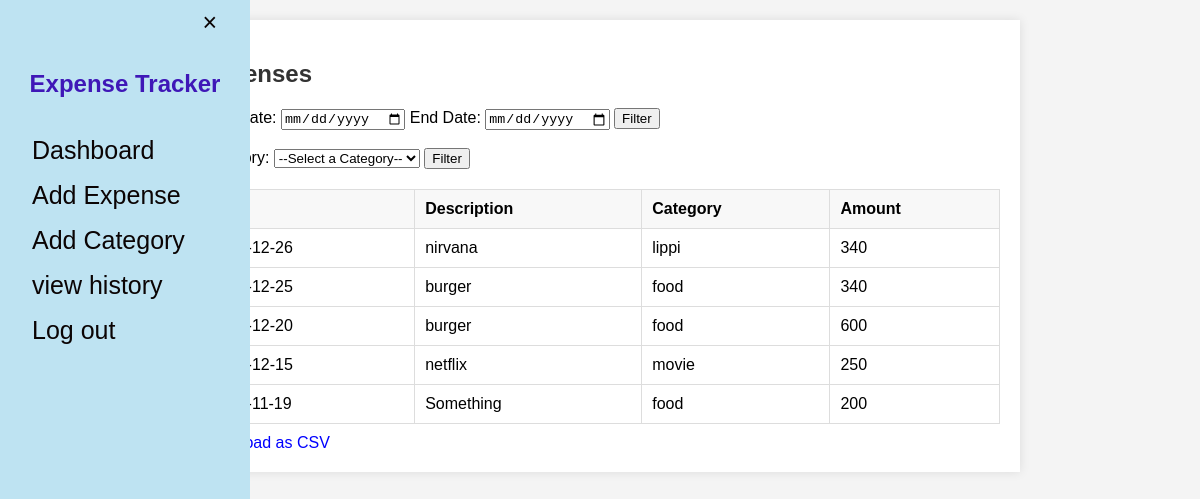
Page /pages/history.php?month=November (signed in) on the committed database.
### tables this page shows
CREATE TABLE `expense` (
  `id` int NOT NULL,
  `category` varchar(50) DEFAULT NULL,
  `tyme` varchar(50) DEFAULT NULL,
  `amount` varchar(50) DEFAULT NULL,
  `description` varchar(255) DEFAULT NULL,
  `person_id` int DEFAULT NULL,
  `location` varchar(100) NOT NULL,
  `pay_method` varchar(100) NOT NULL
);

### pages/history.php (the view, shortened to what this page needs)
<?php
require "../backend/db.php";
$query = "SELECT * FROM expense WHERE  person_id='$_SESSION[id]'  ORDER BY tyme DESC ";
$result = $conn->query($query);
$expenses = [];
while($row = $result->fetch_assoc()) {
    $expenses[] = $row;
}
?>
<!DOCTYPE html>
<html lang="en">
<head>
    <link rel="stylesheet" href="../css/main.css">
</head>
<body>
    <?php include "../pages/menu.php" ?>
    <div class="dashboard">
    <div class="expense-list">
        <h2>Expenses</h2>
        <form action="#" method="POST">
            <label for="start-date">Start Date: </label>
            <input type="date" name="startdate" id="start-date">
            <label for="end-date">End Date: </label>
            <input type="date" name="enddate" id="end-date">
            <input type="submit" value="Filter">
        </form>
        <br>
        <form action="#" method="POST">
        <label for="category">Category:</label>
       <select id="Category" name="category" required>
           <option value="">--Select a Category--</option>
        </select>
            <input type="submit" value="Filter">
        </form>
        <table>
            <thead>
                <tr>
                    <th>Date</th>
                    <th>Description</th>
                    <th>Category</th>
                    <th>Amount</th>
                </tr>
            </thead>
            <tbody>
                <?php
                if ($_SERVER['REQUEST_METHOD'] === 'POST') {
                    if (isset($_POST['category']) && $_POST['category'] !== 'All') {
                        $filteredExpenses = array_filter($expenses, function($expense) {
                            return strtolower($expense['category']) === strtolower($_POST['category']);
                        });
                    }
                    elseif(isset($_POST['startdate']) && isset($_POST['enddate'])) {
                        $filteredExpenses = array_filter($expenses, function($expense) {
                            $startDate = date_create($_POST['startdate']);
                            $endDate = date_create($_POST['enddate']);
                            $expenseDate = date_create($expense['tyme']);
                            return ($expenseDate >= $startDate && $expenseDate <= $endDate);
                        });
                    }else{
                        $filteredExpenses = $expenses;
                    }
                } else {
                    $filteredExpenses = $expenses;
                }
                foreach($filteredExpenses as $expense): ?>
                    <tr>
                        <td><?php echo htmlspecialchars($expense['tyme']); ?></td>
                        <td><?php echo htmlspecialchars($expense['description']); ?></td>
                        <td><?php echo htmlspecialchars($expense['category']); ?></td>
                        <td><?php echo htmlspecialchars($expense['amount']); ?></td>
                    </tr>
                <?php endforeach; ?>
            </tbody>
        </table>
        <?php
            $categoryParam = '';
            $dateParams = '';
            $queryParams = array_filter([$categoryParam, $dateParams]);
            $queryString = !empty($queryParams) ? '?' . implode('&', $queryParams) : '';
            echo '<a href="../backend/download_expenses.php' . $queryString . '">Download as CSV</a>';
        ?>
    </div>
    </div>
</body>
</html>

### pages/history.php (style rules this page uses)
body { font-family: Arial, sans-serif; background-color: #f4f4f4; margin: 0; padding: 0; }
.dashboard { background-color: white; max-width: 800px; margin: 20px auto; padding: 20px; box-shadow: 0 0 10px rgba(0, 0, 0, 0.1); }
h1, h2 { color: #333; }
.expense-list table { width: 100%; border-collapse: collapse; margin-top: 20px; }
.expense-list th, .expense-list td { padding: 10px; border: 1px solid #ddd; text-align: left; }
.expense-list th { background-color: #f8f8f8; }
.expense-list td { background-color: #fff; }
.expense-list a { text-decoration: none; color: #00f; display: inline-block; margin-top: 10px; }

### rows in the picture
expense: tyme "2023-12-26", description "nirvana", category "lippi", amount "340"
expense: tyme "2023-12-25", description "burger", category "food", amount "340"
expense: tyme "2023-12-20", description "burger", category "food", amount "600"
expense: tyme "2023-12-15", description "netflix", category "movie", amount "250"
expense: tyme "2023-11-19", description "Something", category "food", amount "200"
